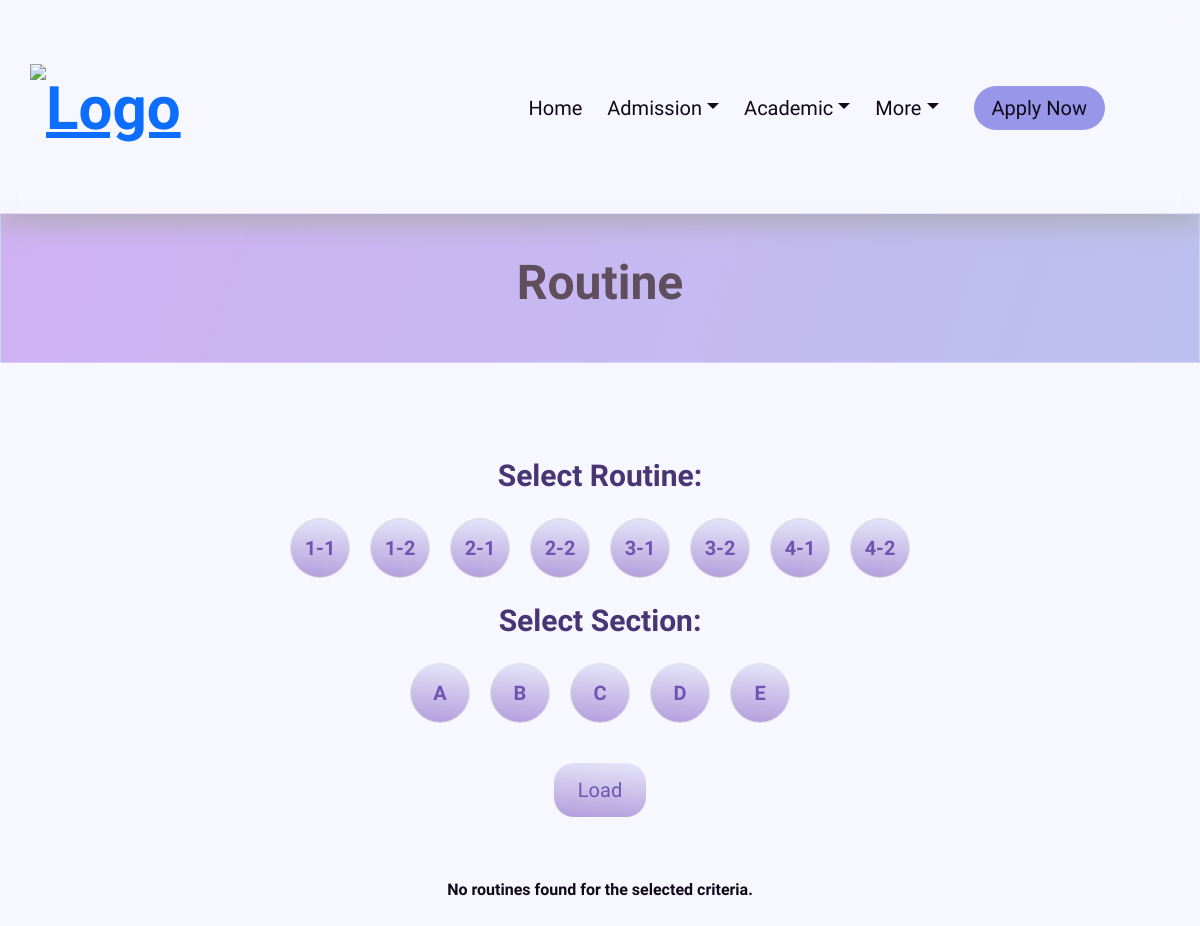
Page /aca/routine/ on the earlier database version.
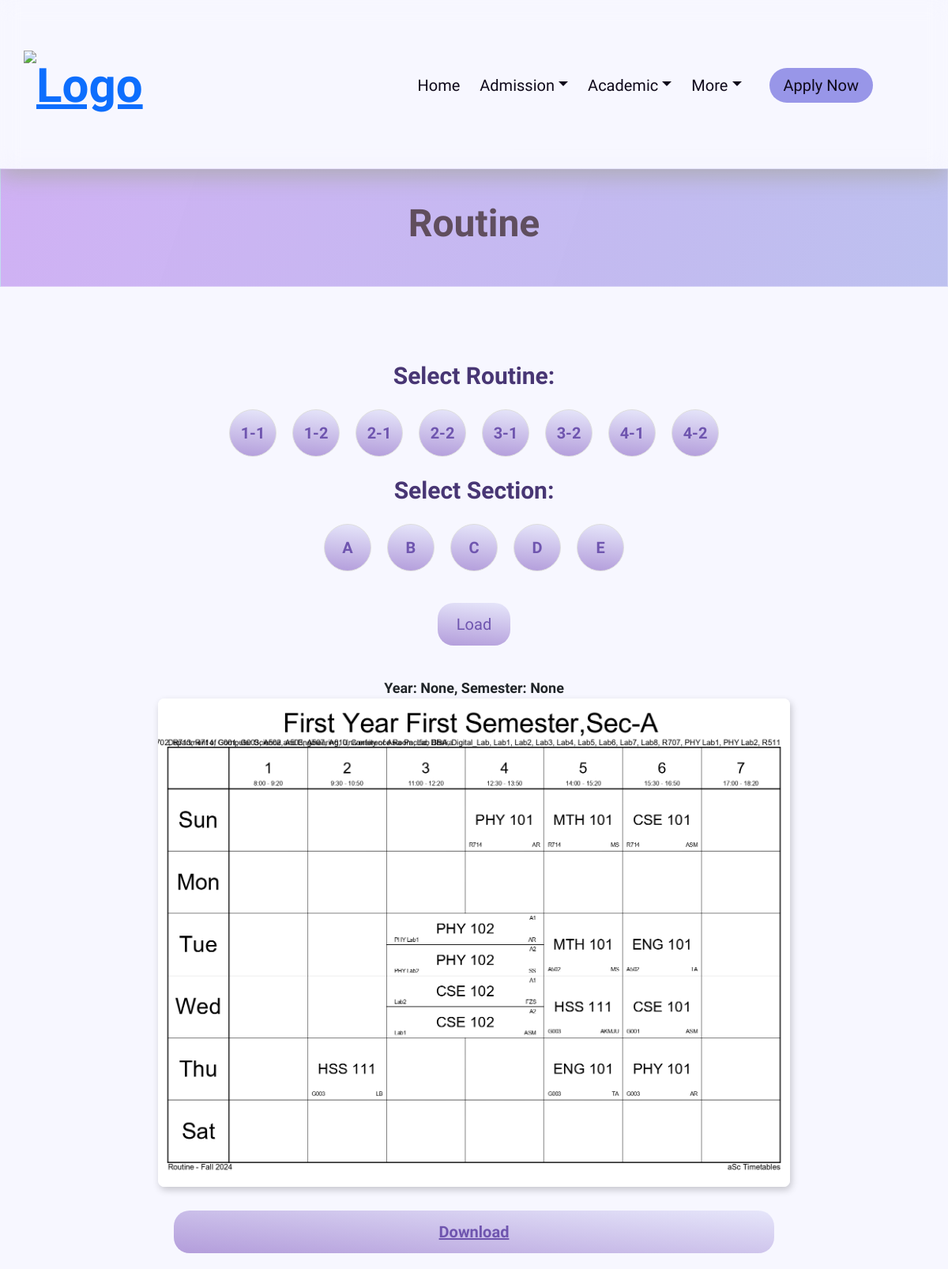
Same page on the later database version.
### academics/models.py (models this page shows, shortened)
class Routine(models.Model):
    YEAR_CHOICES = [
        ('1', '1st Year'),
        ('2', '2nd Year'),
        ('3', '3rd Year'),
        ('4', '4th Year'),
    ]
    SEMESTER_CHOICES = [
        ('1', '1st Semester'),
        ('2', '2nd Semester'),
    ]
    SECTION_CHOICES = [
        ('A', 'A'),
        ('B', 'B'),
        ('C', 'C'),
        ('D', 'D'),
        ('E', 'E'),
    ]
    year = models.CharField(max_length=1, choices=YEAR_CHOICES, default='1')
    semester = models.CharField(max_length=1, choices=SEMESTER_CHOICES , default='1')
    section = models.CharField(max_length=1, choices=SECTION_CHOICES, default='A')
    image = models.ImageField(upload_to='routines/')

### academics/views.py (the view)
# urls.py: path('routine/', views.routine_view, name='routine_view'),
def routine_view(request):
    selected_routine = request.GET.get('selected_routine')
    selected_section = request.GET.get('selected_section')
    print(f"Selected Routine: {selected_routine}")
    print(f"Selected Section: {selected_section}")
    routines = Routine.objects.all()
    if selected_routine:
        routines = routines.filter(year=selected_routine.split('-')[0], semester=selected_routine.split('-')[1])
    if selected_section:
        routines = routines.filter(section=selected_section)
    print(f"Filtered routines count: {routines.count()}")  # To check how many records match
    return render(request, 'routine_view.html', {
        'routines': routines,
        'selected_routine': selected_routine,
        'selected_section': selected_section
    })

### templates/routine_view.html (shortened to what this page needs)
{% extends 'base.html' %}
{% load static %}
{% block head %}
<link rel="stylesheet" href="{% static 'css/routine.css' %}">
<link rel="stylesheet" href="{% static 'css/global.css' %}">
{% endblock %}
{% block content %}
<div class="banner-global">
    <h2 class="gradient-text-global-big-size">Routine</h2>
</div>
<form method="get">
    <label>Select Routine:</label>
    <div id="routine-items">
        <div class="circle" onclick="selectRoutine(this, '1-1')">1-1</div>
        <div class="circle" onclick="selectRoutine(this, '1-2')">1-2</div>
        <div class="circle" onclick="selectRoutine(this, '2-1')">2-1</div>
        <div class="circle" onclick="selectRoutine(this, '2-2')">2-2</div>
        <div class="circle" onclick="selectRoutine(this, '3-1')">3-1</div>
        <div class="circle" onclick="selectRoutine(this, '3-2')">3-2</div>
        <div class="circle" onclick="selectRoutine(this, '4-1')">4-1</div>
        <div class="circle" onclick="selectRoutine(this, '4-2')">4-2</div>
    </div>
    <label>Select Section:</label>
    <div id="sections">
        <div class="circle" onclick="selectSection(this, 'A')">A</div>
        <div class="circle" onclick="selectSection(this, 'B')">B</div>
        <div class="circle" onclick="selectSection(this, 'C')">C</div>
        <div class="circle" onclick="selectSection(this, 'D')">D</div>
        <div class="circle" onclick="selectSection(this, 'E')">E</div>
    </div>
    <button type="submit" class="filter-btn">Load</button>
</form>
<div class="routine-display" id="routine-display">
    {% if routines %}
        <div class="routine-card">
            <div class="routine-info">
                <strong>Year:</strong> {{ selected_routine|slice:":1" }},
                <strong>Semester:</strong> {{ selected_routine|slice:"2:" }}
            </div>
            <img src="{{ routines.first.image.url }}" alt="Routine Image" class="routine-img">
            <a href="{{ routines.first.image.url }}" download class="filter-btn">Download</a>
        </div>
    {% else %}
        <p style="text-align: center; margin-top:20px;">No routines found for the selected criteria.</p>
    {% endif %}
</div>
{% endblock %}

Differences in the rows shown:
added Routine: first.image (picture)
Other differences:
{{ selected_routine|slice:":1" }}: (not shown) → "None"
{{ selected_routine|slice:"2:" }}: (not shown) → "None"
text no longer shown: "No routines found for the selected criteria."
text now shown: "Year: , Semester: Download"
